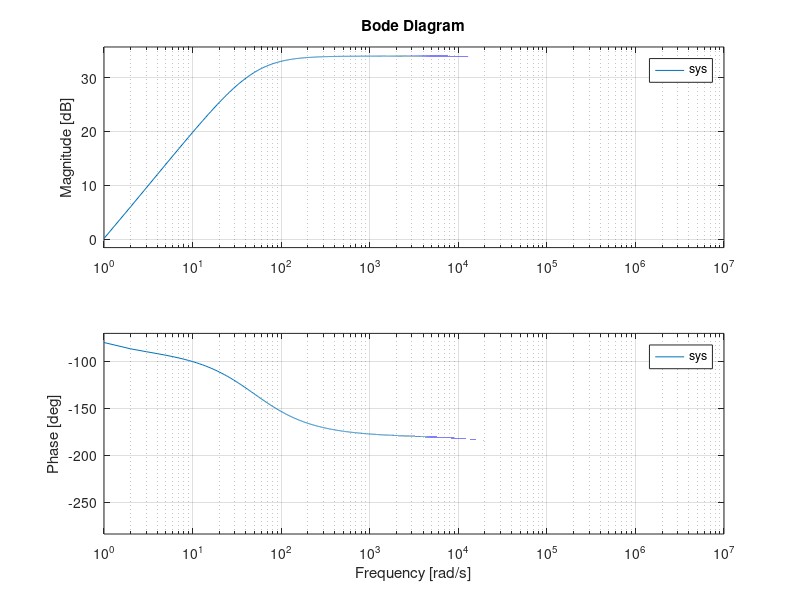

Recreate this plot in MATLAB.
num=[-5,1];
den=[0.02,1];
sys1=tf(num,den);
num=[-0.00000001,1];
den=[0.000004,1];
sys2=tf(num,den);
sys=sys1*sys2/5;
bode(sys,[1:1E7]);
